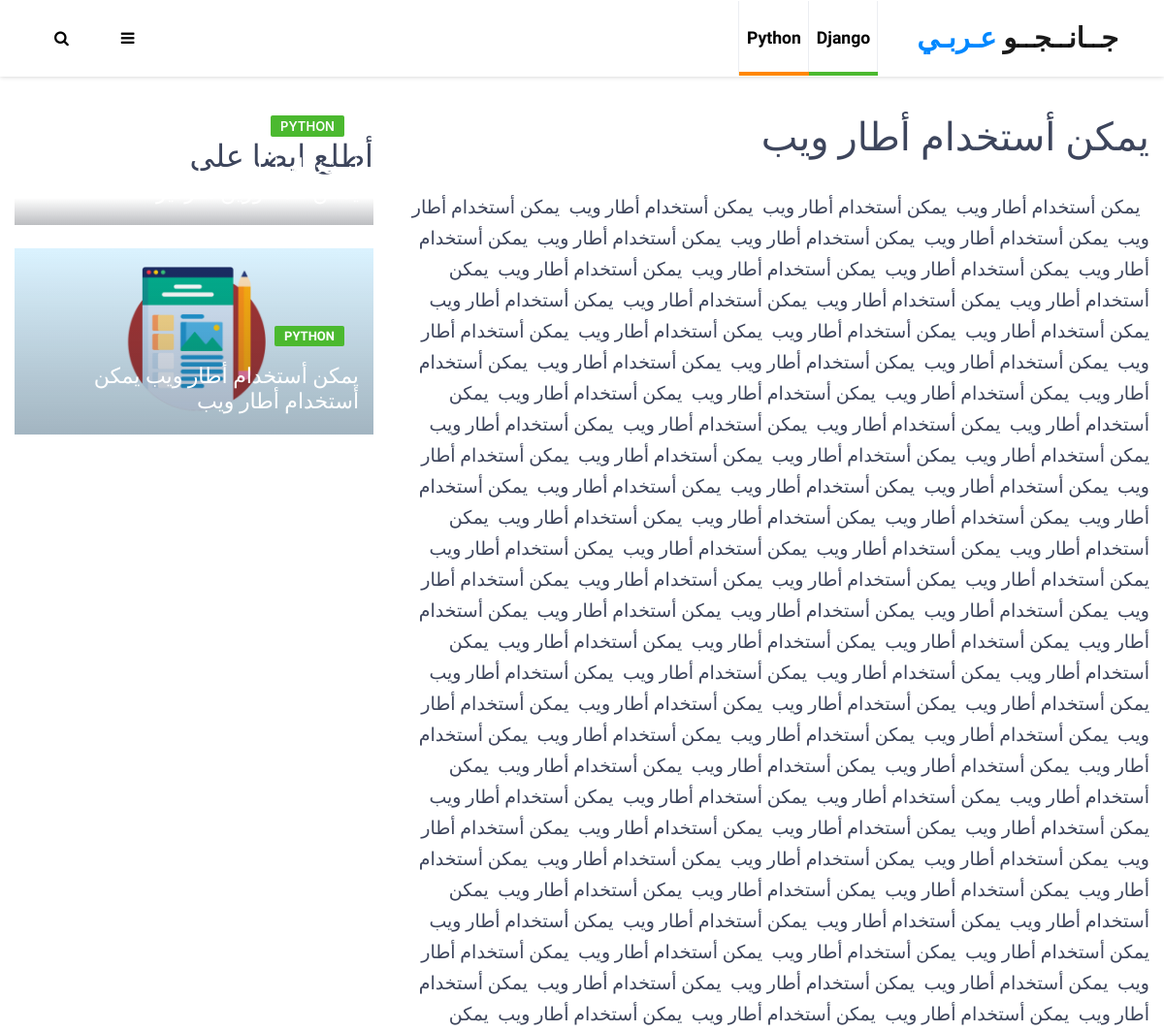
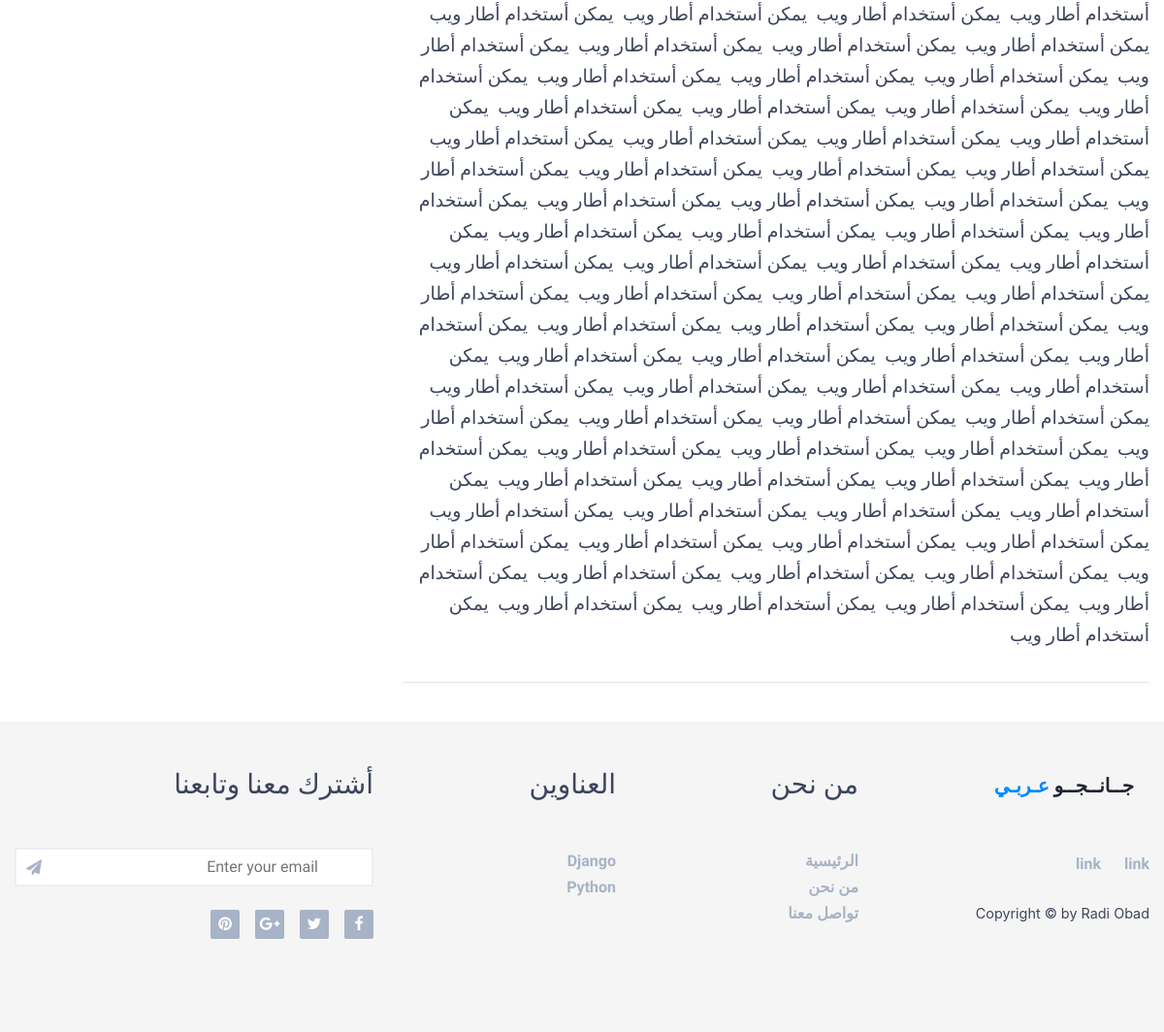
Screenshot of /posts/django-django-python-ooooooooo/ (signed in) with the database file from the repository (2 pictures, top to bottom).
### blog/models.py (models this page shows, shortened)
class MenuCategory(models.Model):
    menu = models.OneToOneField(Category, on_delete=models.CASCADE)
    date = models.DateTimeField(auto_now_add=True)

class ModelBase(models.Model):
    id = models.AutoField(primary_key = True)
    state = models.BooleanField('State',default = True)
    creation_date = models.DateField('Creation date',auto_now = False, auto_now_add = True)
    modification_date = models.DateField('Modification date',auto_now = True, auto_now_add = False)
    removal_date = models.DateField('Elimination Date',auto_now = True, auto_now_add = False)
    class Meta:
        abstract = True

class Category(ModelBase):
    name = models.CharField('Category Name', max_length = 100, unique = True)
    referential_image = models.ImageField('Referential image',upload_to = 'categorys/')
    create_date = models.DateTimeField(auto_now_add=True)
    class Meta:
        verbose_name = 'Category'
        verbose_name_plural = 'Categories'
    def __str__(self):
        return self.name

class Post(ModelBase):
    title = models.CharField('Post title',max_length = 150, unique = True)
    slug = models.CharField('Slug', max_length = 150, unique = True)
    description = models.TextField('Description')
    category = models.ForeignKey(Category, on_delete = models.CASCADE)
    content = RichTextField(null=True, blank=True)
    content2 = models.TextField(null=True, blank=True)
    referential_image = models.ImageField('Referential image',
                                        upload_to=upload_locatio,
                                        max_length = 255,
                                        null=True, blank=True,
                                        height_field ="height_field",
                                        width_field="width_field"
                                          )
    height_field = models.IntegerField(default=0)
    width_field = models.IntegerField(default=0)
    tags = models.ManyToManyField(Tags)
    published = models.BooleanField('Published / Not Published',default = False)
    publication_date = models.DateField('Publication date')
    updated = models.DateTimeField(auto_now=True)
    timestamp = models.DateTimeField(auto_now_add=True)
    objects = PostispanManager()
    def get_absolute_url(self):
        return reverse("posts:detail_post", kwargs={"slug": self.slug})
    class Meta:
        verbose_name = 'Post'
        verbose_name_plural = 'Posts'
        ordering = ["-publication_date", "-timestamp", "-updated"]

### blog/views.py (the view)
# urls.py: path('<slug:slug>/', DetailPost.as_view(), name='detail_post'),
class DetailPost(DetailView):
	def get(self,request,slug,*args,**kwargs):
		try:
		    instance = Post.objects.get(slug = slug)
		    category_name = instance.category
		    if instance.timestamp > timezone.now() or not instance.published:
		    	if not request.user.is_staff or not request.user.is_superuser:
		    		raise Http404
		except:
		    raise Http404
		posts = list(Post.objects.filter(
					state = True,
					published = True,
					category = category_name
					).values_list('id',flat = True))
		if request.user.is_staff or request.user.is_superuser:
			posts = list(Post.objects.filter(
					state = True,
					category = category_name
					).values_list('id',flat = True))
		posts.remove(instance.id)
		post1 = random.choice(posts)
		posts.remove(post1)
		post2 = random.choice(posts)
		posts.remove(post2)
		post3 = random.choice(posts)
		posts.remove(post3)
		post4 = random.choice(posts)
		posts.remove(post4)
		context ={
			"title": instance.title,
			"instance": instance,
			"post1": consul(post1),
			"post2": consul(post2),
			"post3": consul(post3),
			"post4": consul(post4),
		}
		return render(request,'post_detail.html',context)

### blog/models.py (called while the page is built)
    def active(self, *args, **kwargs):
        return super(PostispanManager, self).filter(state=True, published = True).filter(
                                                                    publication_date__lte=timezone.now())

### blog/utils.py (called while the page is built)
def consul(id):
    try:
        return Post.objects.get(id = id)
    except:
        return None

### blogger/custom-context.py (called while the page is built)
def mycontext(request):
    tag = Tags.objects.all()
    menu = MenuCategory.objects.all()
    recent_post = Post.objects.active()[:3]
    context = {
        'tag': tag,
        'menu': menu,
        'recent_post': recent_post
    }
    return context

### templates/post_detail.html (shortened to what this page needs)
{% extends "base.html" %}
{% load static %}
{% load urlify %}
{% block content %}
  <div class="container">
	 <div class="row mt-5">
	   	  <div class="col-lg-8">
		        <h1 class="mb-4">{{instance.title}}</h1>
				<div class="post-content-body">
		              {{ instance.content |safe }}
		        </div>
		        <hr>
	      </div>
	  		<div class="col-lg-4">
	  			<div class="my-4 ">
	  					<div class="mb-4">
	  						<h2>أطلع ايضا على</h2>
	  					</div>
						<div class="post post-thumb mb-4">
							<a class="post-img" href="{% url 'posts:detail_post' post1.slug%}">
							</a>
							<div class="post-body">
								<div class="post-meta">
									<span class="post-category cat-1">
										{{post1.category}}
									</span>
								</div>
								<h3 class="post-title">
									<a href="{% url 'posts:detail_post' post1.slug %}">
										{{post1.title}}
									</a>
								</h3>
							</div>
						</div>
						<div class="post post-thumb mb-4">
							<a class="post-img" href="{% url 'posts:detail_post' post2.slug%}">
								<img src="{{post2.referential_image.url}}" alt="">
							</a>
							<div class="post-body">
								<div class="post-meta">
									<a class="post-category cat-1" href="{% url 'posts:category' post2.category %}">
										{{post2.category}}
									</a>
								</div>
								<h3 class="post-title">
									<a href="{% url 'posts:detail_post' post2.slug %}">
										{{post2.title}}
									</a>
								</h3>
							</div>
						</div>
				</div>
	       	</div>
     </div>
   </div>
{% endblock content %}

### templates/base.html (shortened to what this page needs)
{% load staticfiles %}
{% load social_widgets %}
<!doctype html>
<html lang="ar">
  <head>
   <link rel="stylesheet" href="{% static 'ispan/css/bootstrap.min.css' %}">
   <link rel="stylesheet" href="{% static 'css/font-awesome.min.css' %}">
   <link rel="stylesheet" type="text/css" href='{% static "css/style.css" %}'>
</head>
<body>
{% include "header.html" %}
{% block content %}
{% endblock content %}
  <footer id="footer" class="py-5  mt-4 bg-grey" style="background-color: #f5f5f5;">
      <div class="container">
        <div class="row">
          <div class="col-md-3">
            <div class="mb-5 footer-nav">
              <div class="mb-5">
                <a class="navbar-brand" href="{% url 'posts:post-list' %}">جــانــجــو
                  <span class="blou-logo">عـربـي</span>
                </a>
              </div>
              <ul class="nav">
                <li class="ml-4"><a href="#">link</a></li>
                <li class="ml-4"><a href="#">link</a></li>
              </ul>
              <div class="mt-4 foo-copy">
                <span>
                  Copyright &copy;
                   by Radi Obad
                </span>
              </div>
            </div>
          </div>
          <div class="col-md-5">
            <div class="row">
              <div class="col-md-6">
                <div class="mb-5 footer-nav">
                  <h3 class="mb-5">من نحن</h3>
                  <ul>
                    <li><a href="index.html">الرئيسية</a></li>
                    <li><a href="about.html">من نحن</a></li>
                    <li><a href="#">تواصل معنا</a></li>
                  </ul>
                </div>
              </div>
            <div class="col-md-6">
                <div class="mb-5 footer-nav">
                  <h3 class="mb-5">العناوين</h3>
                  <ul>
                    {% for menu in menu %}
                            <li class=""><a href="{% url 'posts:category' menu.menu %}" class="">{{ menu.menu }}</a></li>
                     {% endfor %}
                  </ul>
                </div>
              </div>
            </div>
          </div>
          <div class="col-md-4">
            <div class="mb-5">
              <h3 class="mb-5"> أشترك معنا وتابعنا </h3>
              <div class="foo-sub">
                <form>
                  <input type="email" name="newssub" class="input" placeholder="Enter your email">
                  <button class="newssub-btn"> <i class="fa fa-paper-plane"></i></button>
                </form>
              </div>
                <ul class="footer-social mt-4 nav" style="padding-right: 0">
                <li class="ml-3"><a href="#"><i class="fa fa-facebook"></i></a></li>
                <li class="ml-3"><a href="#"><i class="fa fa-twitter"></i></a></li>
                <li class="ml-3"><a href="#"><i class="fa fa-google-plus"></i></a></li>
                <li class="ml-3"><a href="#"><i class="fa fa-pinterest"></i></a></li>
              </ul>
            </div>
          </div>
      </div>
    </div>
</footer>
</body>
</html>

### templates/header.html (shortened to what this page needs)
 <header id="header">
    <nav id="nav">
        <div id="nav-fixed">
         <nav class="navbar navbar-expand-lg main-nav sticky-top navbar-light bg-light menu-wrapper" id=" mainNav" style="background-color: #fff !important;">
              <div class="container">
                  <a class="navbar-brand" href="{% url 'posts:post-list' %}">جــانــجــو <span class="blou-logo">عـربـي</span>
                  </a>
                  <div class="collapse navbar-collapse" id="navbarResponsive">
                      <ul class="navbar-nav nav-menu ml-auto">
                          {% for menu in menu %}
                            <li class="nav-item cat-{{ forloop.counter }} text-black"><a href="{% url 'posts:category' menu.menu %}" class="nav-link text-black font-weight-bold">{{ menu.menu }}</a></li>
                          {% endfor %}
                      </ul>
                  </div>
                      <div class="nav-btns">
                          <button class="aside-btn"><i class="fa fa-bars"></i></button>
                          <button class="search-btn"><i class="fa fa-search"></i></button>
                      </div>
              </div>
          </nav>
         </div>
    </nav>
  </header>

### templates/post_detail.html (style rules this page uses)
.post.post-thumb { position: relative; }
.post .post-img { display: block; -webkit-transition: 0.2s opacity; transition: 0.2s opacity; }
.post .post-img > img { width: 100%; }
.post.post-thumb .post-img::after { content: ''; position: absolute; left: 0; right: 0; bottom: 0; top: 0; background: -webkit-gradient(linear, left bottom, left top, from(rgba(33, 38, 49, 0.3)), to(transparent)); background: linear-gradient(to top, rgba(33, 38, 49, 0.3) 0%, transparent 100%); }
.post.post-thumb .post-body { position: absolute; bottom: 0px; padding: 20px 15px; }
.post .post-meta { margin-top: 15px; margin-bottom: 15px; display: inline-block; }
.post-meta .post-category { font-size: 13px; text-transform: uppercase; padding: 3px 10px; font-weight: 600; border-radius: 2px; margin-right: 15px; color: #FFF; background-color: #212631; -webkit-transition: 0.2s opacity; transition: 0.2s opacity; }
.post.post-thumb .post-title { font-size: 22px; }
.post .post-title { font-size: 18px; margin-bottom: 0px; }
.post.post-thumb .post-title > a { color: #fff; font-size: 22px; font-weight: 500; }
.post-meta .post-category.cat-1 { background-color: #4BB92F; }
p { font-size: 19px; line-height: 2rem; margin-top: 2rem; margin-bottom: 2rem; }

### rows the page displays
MenuCategory: menu "Django"
MenuCategory: menu "Python"
Post: title "يمكن أستخدام أطار ويب", content "يمكن أستخدام أطار ويب يمكن أستخدام أطار ويب يمكن أستخدام أطار ويب يمكن أستخدام أطار ويب يمكن أستخدام أطار ويب يمكن أستخدام أطار ويب يمكن أستخدام أطار ويب يمكن أستخدام أطار ويب يمكن أستخدام أطار ويب يمكن أستخدام أطار ويب يمكن أستخدام أطار ويب يمكن أستخدام أطار ويب يمكن أستخدام أطار ويب يمكن أستخدام أطار ويب يمكن أستخدام أطار ويب يمكن أستخدام أطار ويب يمكن أستخدام أطار ويب يمكن أستخدام أطار ويب يمكن أستخدام أطار ويب يمكن أستخدام أطار ويب يمكن أستخدام أطار ويب يمكن أستخدام أطار ويب يمكن أستخدام أطار ويب يمكن أستخدام أطار ويب يمكن أستخدام أطار ويب يمكن أستخدام أطار ويب يمكن أستخدام أطار ويب يمكن أستخدام أطار ويب يمكن أستخدام أطار ويب يمكن أستخدام أطار ويب يمكن أستخدام أطار ويب يمكن أستخدام أطار…"
Post: category "PYTHON", title "أستخدام أطار ويب مناسب بحيث يمكن للمطورين التركيز"
Post: referential_image (picture), category "PYTHON", title "يمكن أستخدام أطار ويب يمكن أستخدام أطار ويب"
